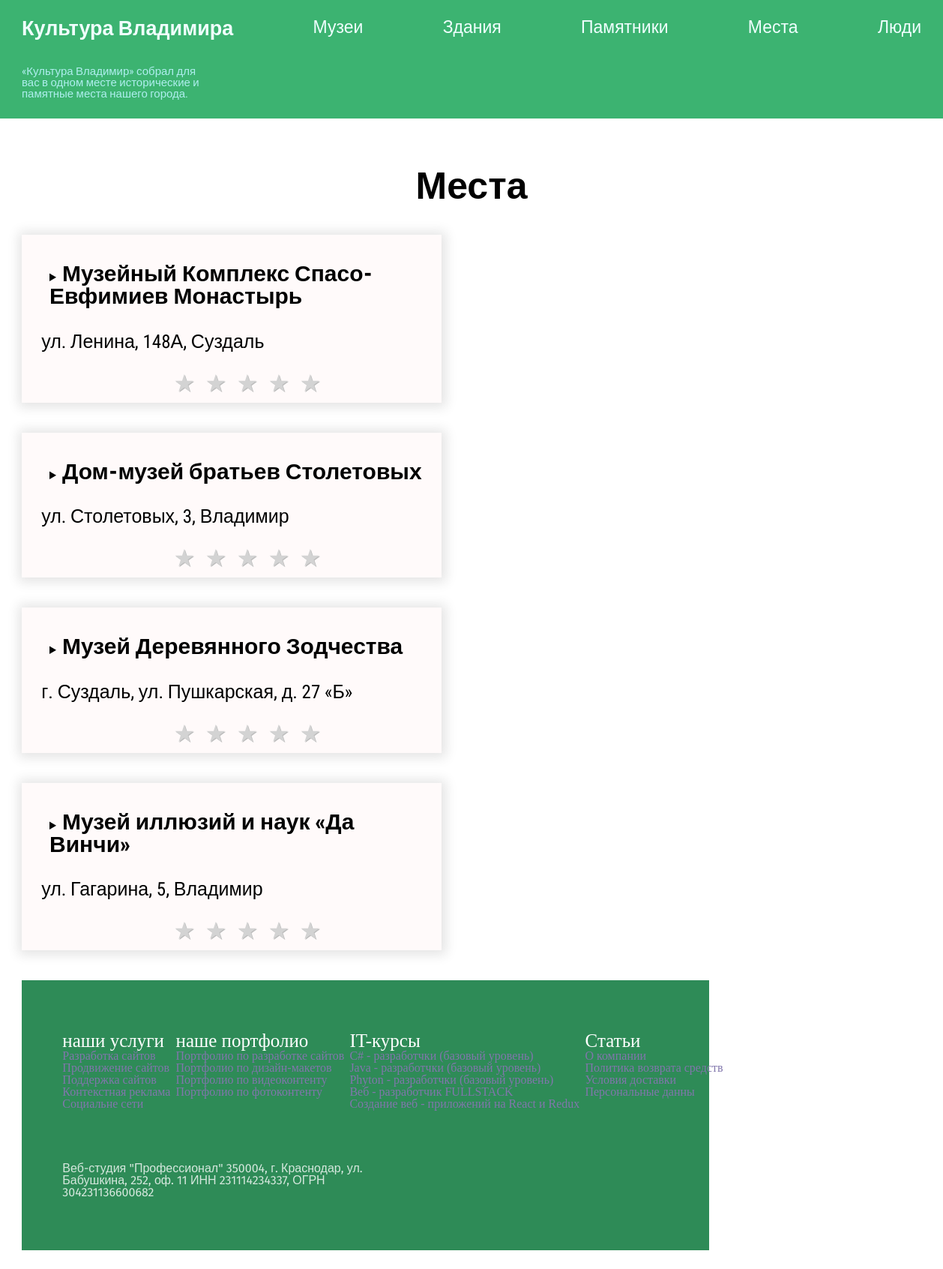
The page /museums on the database its author committed.
### tables this page shows
CREATE TABLE Histori(
	"id"	INTEGER UNIQUE,
	"name"	text,
	"photo"	text,
    "imlink"	text,
	"linkya"	text,
	"descrip"	text,
	"excurs"	text,
	PRIMARY KEY("id" AUTOINCREMENT)
);

### flask_app.py (the view)
@app.route("/museums")
def museums():
    try:
        History = databasemanager('history.db')
        places = History.fetchall(f"SELECT * FROM Histori WHERE id >4 and id <9 ")
        print(places)
    except:
        places=[("НЕТ ДАННЫХ","НЕТ ДАННЫХ","НЕТ ДАННЫХ")]
    return render_template('museums.html',places=places)

### db.py (called while the page is built)
    def fetchall(self,arg, values = None):
        if values == None:
             self.cur.execute(arg)
        else:
            self.cur.execute(arg,values)
        return self.cur.fetchall()

    def __del__(self):
        self.conn.close()

### templates/museums.html (shortened to what this page needs)
<!DOCTYPE html>
<html lang="en">
<head>
    <link rel="stylesheet" href="{{ url_for('static',filename='style.css') }}">
</head>
<body>
    <header class="header">
        <div class="container">
            <div class="header__items">
                <ul class="main__menu flex-container">
                    <li><a href="http://127.0.0.1:5000/"><h2>Культура Владимира</h2></a></li>
                    <li>
                        <a href="http://127.0.0.1:5000/museums">Музеи</a>
                    </li>
                    <li>
                        <a href="http://127.0.0.1:5000/buildings">Здания</a>
                    </li>
                    <li>
                        <a href="http://127.0.0.1:5000/monument">Памятники</a>
                    </li>
                    <li>
                        <a href="http://127.0.0.1:5000/placec">Места</a>
                    </li>
                    <li>
                        <a href="http://127.0.0.1:5000/peoples">Люди</a>
                    </li>
                </ul>
                <div class="main__menu--txt"><p>«Культура Владимир» собрал для вас в одном месте исторические и памятные места нашего города.</p></div>
            </div>
        </div>
    </header>
    <div class="places">
        <div class="container">
            <div class="places__title">
                <h2>Места</h2>
            </div>
            {%for el in places%}
            <div class="places__items">
                <div class="places__item">
                    <div class="places__item-title">
                        <details>
                            <summary><span>{{el[1]}}</span></summary>
                          </details>
                    </div>
                    <div class="places__item--street">
                            <a href="{{el[4]}}" target="_blank">{{el[6]}}</a>
                    </div>
                    <div class="rating-area">
                        <label for="star-5" title="Оценка «5»"></label>
                        <label for="star-4" title="Оценка «4»"></label>
                        <label for="star-3" title="Оценка «3»"></label>
                        <label for="star-2" title="Оценка «2»"></label>
                        <label for="star-1" title="Оценка «1»"></label>
                    </div>
                </div>
              {%endfor%}
    <footer>
        <div class="footer__nav">
            <div class="container">
                <div class="footer__items">
                    <div class="footer__info--items">
                        <div class="footer__info--item">
                            <ul>
                                <li><a href="#"><h3>наши услуги</h3></a></li>
                                <li><a href="#"><p>Разработка сайтов</p></a></li>
                                <li><a href="#"><p>Продвижение сайтов</p></a></li>
                                <li><a href="#"><p>Поддержка сайтов</p></a></li>
                                <li><a href="#"><p>Контекстная реклама</p></a></li>
                                <li><a href="#"><p>Социальне сети</p></a></li>
                            </ul>
                        </div>
                        <div class="footer__info--item">
                            <ul>
                                <li><a href="#"><h3>наше портфолио</h3></a></li>
                                <li><a href="#"><p>Портфолио по разработке сайтов</p></a></li>
                                <li><a href="#"><p>Портфолио по дизайн-макетов</p></a></li>
                                <li><a href="#"><p>Портфолио по видеоконтенту</p></a></li>
                                <li><a href="#"><p>Портфолио по фотоконтенту</p></a></li>
                            </ul>
                        </div>
                        <div class="footer__info--item">
                            <ul>
                                <li><a href="#"><h3>IT-курсы</h3></a></li>
                                <li><a href="#"><p>С# - разработчки (базовый уровень)</p></a></li>
                                <li><a href="#"><p>Java - разработчки (базовый уровень)</p></a></li>
                                <li><a href="#"><p>Phyton - разработчки (базовый уровень)</p></a></li>
                                <li><a href="#"><p>Веб - разработчик FULLSTACK</p></a></li>
                                <li><a href="#"><p>Cоздание веб - приложений на React и Redux</p></a></li>
                            </ul>
                        </div>
                        <div class="footer__info--item">
                            <ul>
                                <li><a href="#"><h3>Cтатьи</h3></a></li>
                                <li><a href="#"><p>О компании</p></a></li>
                                <li><a href="#"><p>Политика возврата средств</p></a></li>
                                <li><a href="#"><p>Условия доставки</p></a></li>
                                <li><a href="#"><p>Персональные данны</p></a></li>
                            </ul>
                        </div>
                    </div>
                </div>
                <div class="copyriht-soc">
                    <div class="copyriht">
                        <p>
                            Веб-студия "Профессионал" 350004, г. Краснодар, ул. Бабушкина, 252, оф. 11
                                ИНН 231114234337, ОГРН 304231136600682
                        </p>
                    </div>
                </div>
            </div>
        </div>
    </footer>
</body>
</html>

### static/style.css (style rules this page uses)
html, body, div, span, applet, object, iframe, h1, h2, h3, h4, h5, h6, p, blockquote, pre, a, abbr, acronym, address, big, cite, code, del, dfn, em, img, ins, kbd, q, s, samp, small, strike, strong, sub, sup, tt, var, b, u, i, center, dl, dt, dd, ol, ul, li, fieldset, form, label, legend, table, caption, tbody, tfoot, thead, tr, th, td, article, aside, canvas, details, embed, figure, figcaption, footer, header, hgroup, menu, nav, output, ruby, section, summary, time, mark, audio, video { margin: 0; padding: 0; border: 0; font-size: 100%; font: inherit; vertical-align: baseline; }
article, aside, details, figcaption, figure, footer, header, hgroup, menu, nav, section { display: block; }
html { height: 100%; }
body { line-height: 1; }
ol, ul { list-style: none; }
.header { background-color: #3CB371; }
.header__items a { text-decoration: none; color: #F0FFFF; font-family: 'Roboto Condensed', sans-serif; font-size: 23px; }
.header__items a h2 { font-size: 27px; font-weight: 900; font-family: 'Roboto Condensed', sans-serif; }
.container { padding: 2%; max-width: 1200px; width: 100%; margin: 0 auto; }
.flex-container { display: flex; justify-content: space-between; }
.main__menu--txt { margin-top: 3%; width: 250px; max-width: 100%; }
.main__menu--txt p { font-family: 'Roboto Condensed', sans-serif; font-size: 15px; color: #AFEEEE; }
.places { margin-top: 40px; margin-bottom: 40px; }
.places__title h2 { font-size: 50px; text-align: center; margin-bottom: 40px; font-family: 'Roboto Condensed', sans-serif; font-weight: 800; }
.places__items { display: flex; justify-content: space-between; flex-wrap: wrap; }
.places__item { width: 45%; margin-bottom: 40px; padding: 10px; -webkit-box-shadow: 1px 1px 15px 5px rgba(0, 0, 0, 0.11); -moz-box-shadow: 1px 1px 15px 5px rgba(0, 0, 0, 0.11); box-shadow: 1px 1px 15px 5px rgba(0, 0, 0, 0.11); background-color: #FFFAFA; }
.places__item--street { display: flex; }
.places__item-title { margin-left: 5%; margin-top: 5%; display: flex; margin-bottom: 4% ; }
.places__item-title span { font-size: 30px; font-family: 'Roboto Condensed', sans-serif; font-weight: 900; }
.places__item--street a { text-decoration: none; color: #000000; font-family: 'Roboto Condensed', sans-serif; font-size: 25px; padding-top: 2%; padding-left: 3%; }
.rating-area { padding-top: 5%; overflow: hidden; width: 265px; margin: 0 auto; }
.rating-area:not(:checked) > label { float: right; width: 42px; padding: 0; cursor: pointer; font-size: 32px; line-height: 32px; color: lightgrey; text-shadow: 1px 1px #bbb; }
.rating-area:not(:checked) > label:before { content: '★'; }
footer { background-color: #2E8B57; flex: 0 0 auto; }
.footer__items { margin-left: 36px; padding-top: 50px; padding-bottom: 50px; }
.footer__info--items { display: flex; justify-content: space-between; }
.footer__info--item a { text-decoration: none; color: #8176ac; }
.footer__info--item h3 { color: #fff; font-size: 25px; }
.copyriht-soc { display: flex; margin-top: 20px; padding-bottom: 50px; }
.copyriht { margin-left: 36px; color: #fff; width: 80%; font-family: 'Fira Sans', sans-serif; opacity: 0.8; }
.copyriht p { width: 55%; }

### rows shown on the page
Histori: name "Музейный Комплекс Спасо-Евфимиев Монастырь", excurs "ул. Ленина, 148А, Суздаль"
Histori: name "Дом-музей братьев Столетовых", excurs "ул. Столетовых, 3, Владимир"
Histori: name "Музей Деревянного Зодчества", excurs "г. Суздаль, ул. Пушкарская, д. 27 «Б»"
Histori: name "Музей иллюзий и наук «Да Винчи»", excurs "ул. Гагарина, 5, Владимир"
